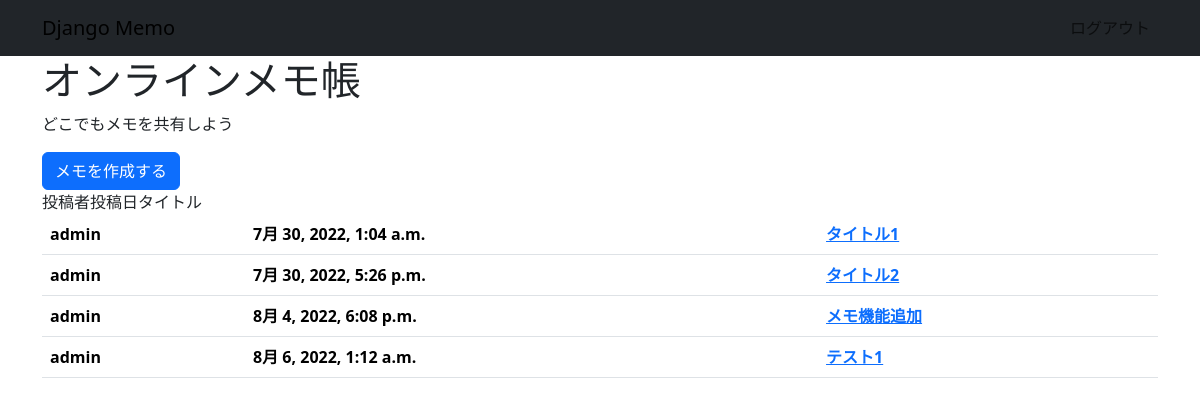
The app's page /memo/ (signed in), older data.
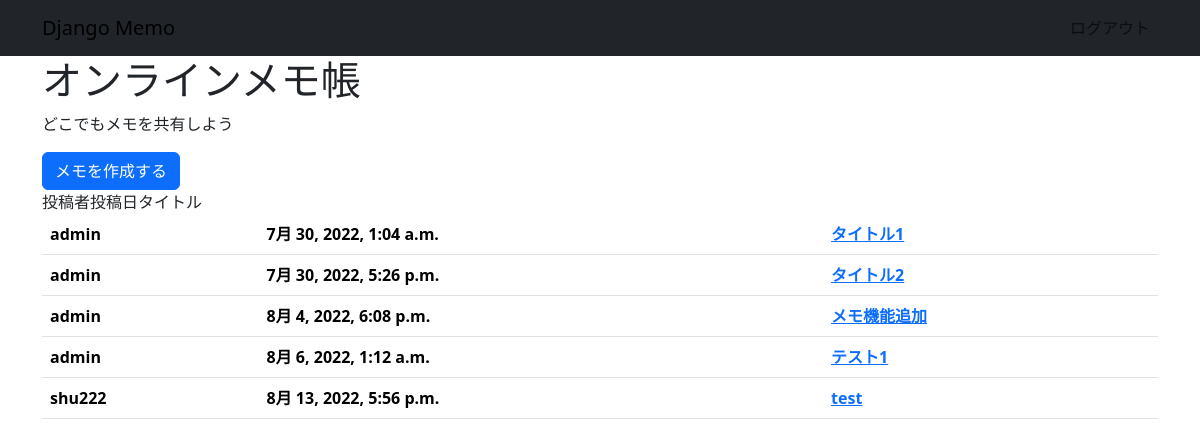
The same page, newer data.
### memo/models.py (models this page shows, shortened)
class Memo(models.Model):
    title = models.CharField('タイトル', max_length=128)
    description = models.TextField('説明', blank=True, null=False, default='')
    created_by = models.ForeignKey(
        settings.AUTH_USER_MODEL,
        verbose_name='投稿者',
        on_delete=models.CASCADE
        )
    created_at = models.DateTimeField('投稿日', auto_now_add=True)
    updated_at = models.DateTimeField('更新日', auto_now=True)
    class Meta:
        db_table = 'db_memo'

### memo/views.py (the view)
# urls.py: path("", views.top, name = 'top'),
@login_required
def top(request):
    memos = Memo.objects.all()
    context = {"memos": memos}
    return render(request, "top.html", context)

### memo/templates/top.html (shortened to what this page needs)
{% extends "base.html" %}
{% block main %}
    <div class="welcome">
        <h1>オンラインメモ帳</h1>
        <p>どこでもメモを共有しよう</p>
        <a class="btn btn-primary" href="{% url 'memo_new' %}">メモを作成する</a>
    </div>
    {% if memos %}
    <table class="table">
        <tbody>
            {% for memo in memos %}
            <tr>
                <th>{{ memo.created_by.username }}</th>
                <th>{{ memo.created_at }}</th>
                <th><a href="{% url 'memo_detail' memo.id %}">{{ memo.title }}</a></th>
            </tr>
            {% endfor %}
        </tbody>
    </table>
    {% else %}
    <p>メモ未投稿</p>
    {% endif %}
{% endblock %}

Row changes from the older to the newer data that the page shows:
added Memo: created_by.username "shu222", created_at "8月 13, 2022, 5:56 p.m.", title "test"
